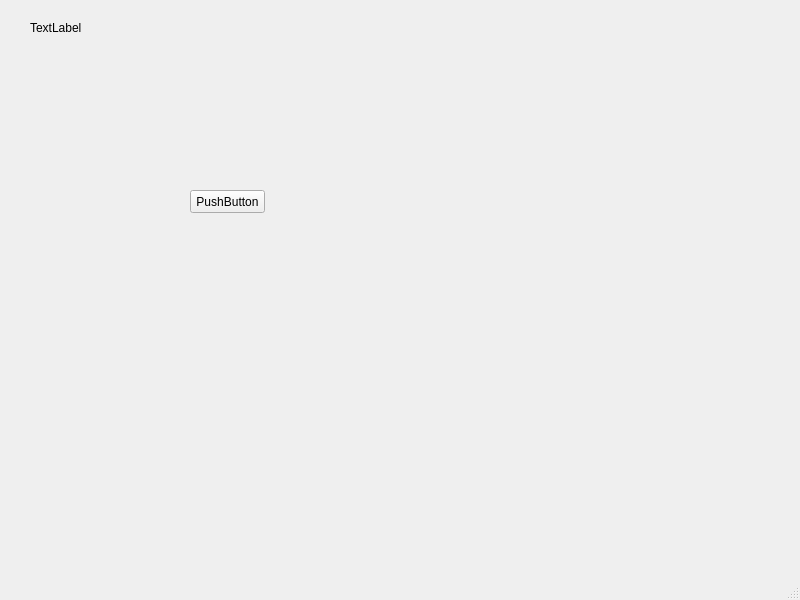
<?xml version="1.0" encoding="UTF-8"?>
<ui version="4.0">
 <class>MainWindow</class>
 <widget class="QMainWindow" name="MainWindow">
  <property name="geometry">
   <rect>
    <x>0</x>
    <y>0</y>
    <width>800</width>
    <height>600</height>
   </rect>
  </property>
  <property name="windowTitle">
   <string>MainWindow</string>
  </property>
  <widget class="QWidget" name="centralwidget">
   <widget class="QPushButton" name="pushButton">
    <property name="geometry">
     <rect>
      <x>190</x>
      <y>190</y>
      <width>75</width>
      <height>23</height>
     </rect>
    </property>
    <property name="text">
     <string>PushButton</string>
    </property>
   </widget>
   <widget class="QLabel" name="label_fps">
    <property name="geometry">
     <rect>
      <x>30</x>
      <y>20</y>
      <width>191</width>
      <height>16</height>
     </rect>
    </property>
    <property name="text">
     <string>TextLabel</string>
    </property>
   </widget>
  </widget>
  <widget class="QMenuBar" name="menubar">
   <property name="geometry">
    <rect>
     <x>0</x>
     <y>0</y>
     <width>800</width>
     <height>21</height>
    </rect>
   </property>
  </widget>
  <widget class="QStatusBar" name="statusbar"/>
 </widget>
 <resources/>
 <connections/>
</ui>
